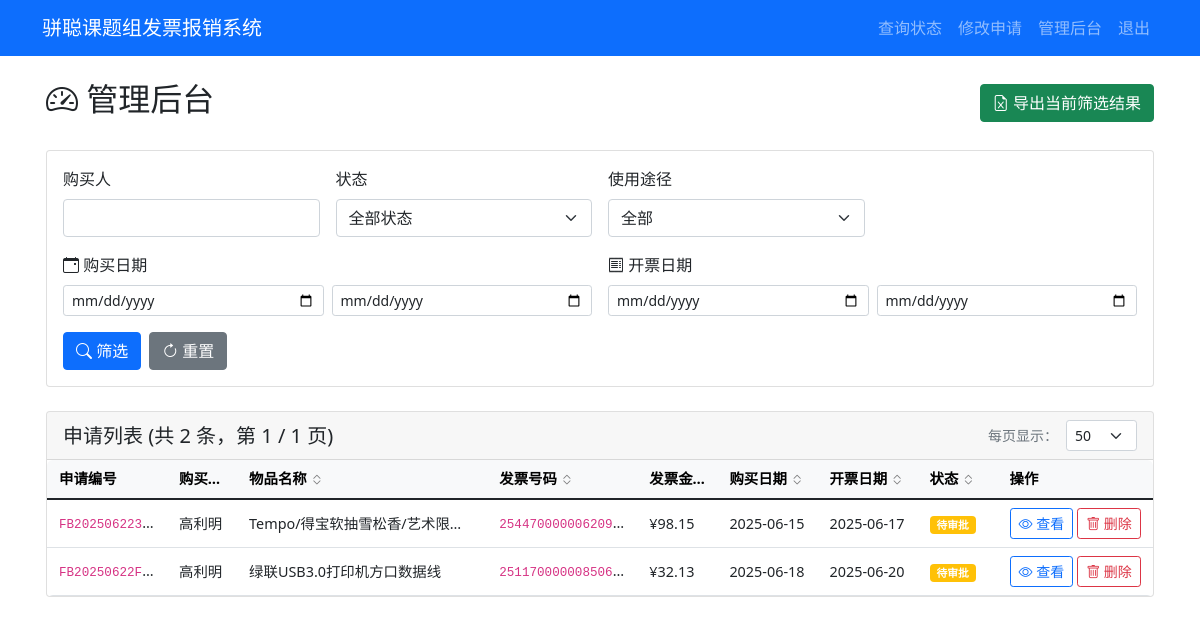
Page /admin/dashboard (signed in) on the earlier database version.
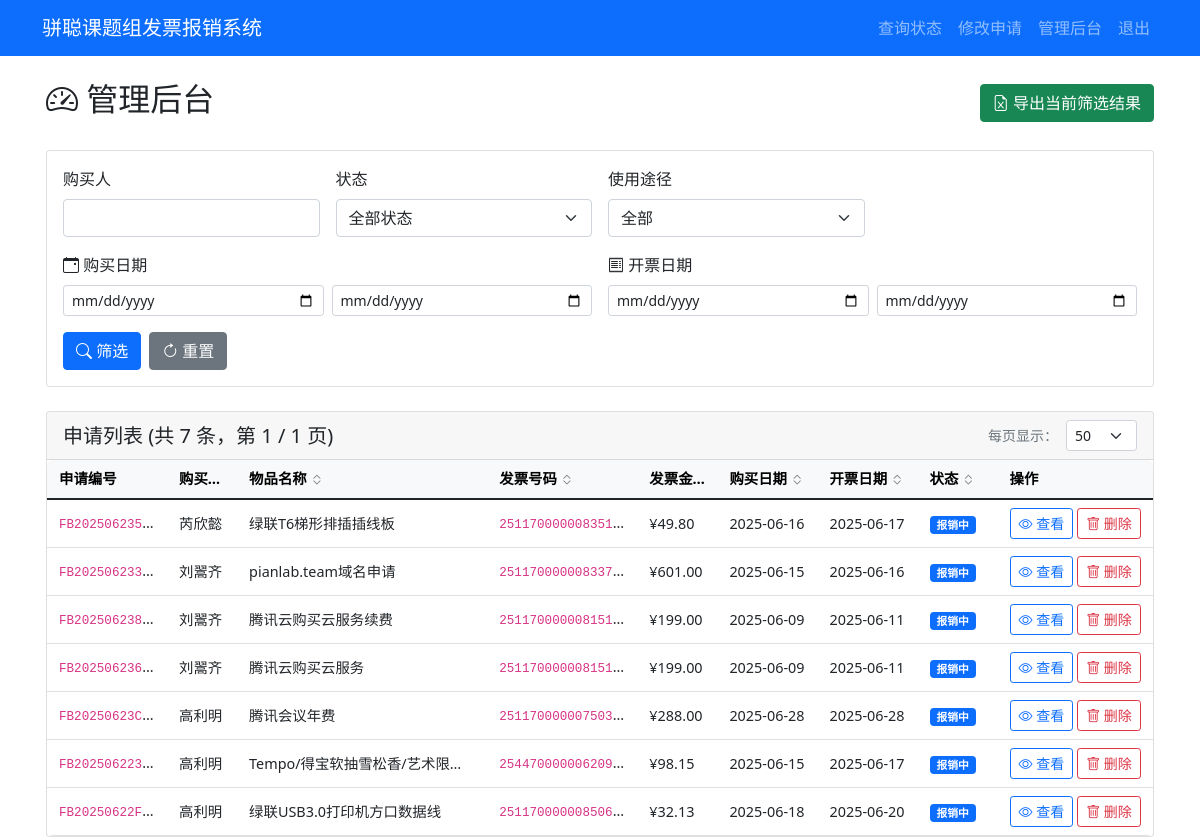
Same page on the later database version.
### tables this page shows
CREATE TABLE applications (
            id INTEGER PRIMARY KEY AUTOINCREMENT,
            app_number TEXT UNIQUE NOT NULL,
            purchaser TEXT NOT NULL,
            purchase_details TEXT,
            item_name TEXT NOT NULL,
            product_link TEXT,
            usage_type TEXT NOT NULL,
            item_type TEXT NOT NULL,
            quantity INTEGER NOT NULL,
            purchase_time DATE NOT NULL,
            invoice_number TEXT NOT NULL,
            invoice_amount REAL NOT NULL,
            invoice_date DATE NOT NULL,
            status TEXT DEFAULT '待审批',
            approval_comment TEXT,
            created_at TIMESTAMP DEFAULT CURRENT_TIMESTAMP,
            updated_at TIMESTAMP DEFAULT CURRENT_TIMESTAMP
        );

### app.py (the view)
        def wrapper(*args, **kwargs):
            user = session.get('admin_username', 'anonymous')
            details = f"操作: {operation_type}, 用户: {user}, URL: {request.url}"
            if kwargs.get('app_number'):
                details += f", 申请编号: {kwargs['app_number']}"
            elif kwargs.get('filename'):
                details += f", 文件名: {kwargs['filename']}"
            if request.method == 'POST':
                form_data = {k: '***' if k == 'password' else v for k, v in request.form.items()}
                details += f", 表单数据: {form_data}"
            if request.args:
                details += f", 查询参数: {dict(request.args)}"
            try:
                result = f(*args, **kwargs)
                app.logger.info(f"{details}, 结果: 成功")
                return result
            except Exception as e:
                app.logger.error(f"{details}, 结果: 失败, 错误: {str(e)}", exc_info=True)
                raise

### templates/admin_dashboard.html (shortened to what this page needs)
{% extends "base.html" %}
{% block content %}
<div class="container-fluid">
    <div class="d-flex justify-content-between align-items-center mb-4">
        <h2><i class="bi bi-speedometer2"></i> 管理后台</h2>
        <div>
            <a href="{{ url_for('export_excel', **request.args) }}" class="btn btn-success">
                <i class="bi bi-file-earmark-excel"></i> 导出当前筛选结果
            </a>
        </div>
    </div>
    <div class="card mb-4">
        <div class="card-body">
            <form method="get">
                <div class="row g-3 mb-3">
                    <div class="col-md-3">
                        <label for="purchaser" class="form-label">购买人</label>
                        <input type="text" class="form-control" id="purchaser" name="purchaser"
                            value="{{ request.args.get('purchaser', '') }}">
                    </div>
                    <div class="col-md-3">
                        <label for="status" class="form-label">状态</label>
                        <select class="form-select" id="status" name="status">
                            <option value="">全部状态</option>
                        </select>
                    </div>
                    <div class="col-md-3">
                        <label for="usage" class="form-label">使用途径</label>
                        <select class="form-select" id="usage" name="usage">
                            <option value="">全部</option>
                        </select>
                    </div>
                </div>
                <div class="row g-3 mb-3">
                    <div class="col-md-6">
                        <label class="form-label"><i class="bi bi-calendar-event"></i> 购买日期</label>
                        <div class="row g-2">
                            <div class="col-6">
                                <input type="date" class="form-control form-control-sm" name="purchase_date_start"
                                    value="{{ request.args.get('purchase_date_start', '') }}" placeholder="开始日期">
                            </div>
                            <div class="col-6">
                                <input type="date" class="form-control form-control-sm" name="purchase_date_end"
                                    value="{{ request.args.get('purchase_date_end', '') }}" placeholder="结束日期">
                            </div>
                        </div>
                    </div>
                    <div class="col-md-6">
                        <label class="form-label"><i class="bi bi-receipt"></i> 开票日期</label>
                        <div class="row g-2">
                            <div class="col-6">
                                <input type="date" class="form-control form-control-sm" name="invoice_date_start"
                                    value="{{ request.args.get('invoice_date_start', '') }}" placeholder="开始日期">
                            </div>
                            <div class="col-6">
                                <input type="date" class="form-control form-control-sm" name="invoice_date_end"
                                    value="{{ request.args.get('invoice_date_end', '') }}" placeholder="结束日期">
                            </div>
                        </div>
                    </div>
                </div>
                <div class="d-flex gap-2">
                    <button type="submit" class="btn btn-primary">
                        <i class="bi bi-search"></i> 筛选
                    </button>
                    <a href="{{ url_for('admin_dashboard') }}" class="btn btn-secondary">
                        <i class="bi bi-arrow-clockwise"></i> 重置
                    </a>
                </div>
            </form>
        </div>
    </div>
    <div class="card">
        <div class="card-header d-flex justify-content-between align-items-center">
            <h5 class="mb-0">申请列表 (共 {{ total_count }} 条，第 {{ page }} / {{ total_pages }} 页)</h5>
            <div class="d-flex align-items-center gap-2">
                <small class="text-muted">每页显示：</small>
                <select class="form-select form-select-sm" style="width: auto;" onchange="changePerPage(this.value)">
                    <option value="50" {% if per_page==50 %}selected{% endif %}>50</option>
                </select>
            </div>
        </div>
        <div class="table-responsive">
            <table class="table table-hover table-auto mb-0">
                <thead class="table-light">
                    <tr>
                        <th class="col-app-number">申请编号</th>
                        <th class="sortable col-purchaser" data-sort="purchaser">
                            购买人
                            <i class="bi bi-chevron-expand sort-icon"></i>
                        </th>
                        <th class="sortable col-item-name" data-sort="item_name">
                            物品名称
                            <i class="bi bi-chevron-expand sort-icon"></i>
                        </th>
                        <th class="sortable col-invoice-number" data-sort="invoice_number">
                            发票号码
                            <i class="bi bi-chevron-expand sort-icon"></i>
                        </th>
                        <th class="sortable col-amount" data-sort="invoice_amount">
                            发票金额
                            <i class="bi bi-chevron-expand sort-icon"></i>
                        </th>
                        <th class="sortable col-date" data-sort="purchase_time">
                            购买日期
                            <i class="bi bi-chevron-expand sort-icon"></i>
                        </th>
                        <th class="sortable col-date" data-sort="invoice_date">
                            开票日期
                            <i class="bi bi-chevron-expand sort-icon"></i>
                        </th>
                        <th class="sortable col-status" data-sort="status">
                            状态
                            <i class="bi bi-chevron-expand sort-icon"></i>
                        </th>
                        <th class="col-actions">操作</th>
                    </tr>
                </thead>
                <tbody>
                    {% for app in applications %}
                    <tr>
                        <td class="col-app-number" title="{{ app[1] }}"><code>{{ app[1] }}</code></td>
                        <td class="col-purchaser" title="{{ app[2] }}">{{ app[2] }}</td>
                        <td class="col-item-name" title="{{ app[4] }}">{{ app[4] }}</td>
                        <td class="col-invoice-number" title="{{ app[10] }}"><code>{{ app[10] }}</code></td>
                        <td class="col-amount">¥{{ "%.2f"|format(app[11]) }}</td>
                        <td class="col-date">{{ app[9] }}</td>
                        <td class="col-date">{{ app[12] }}</td>
                        <td class="col-status">
                            {% if app[13] == '待审批' %}
                            <span class="badge bg-warning">{{ app[13] }}</span>
                            {% elif app[13] == '报销中' %}
                            <span class="badge bg-primary">{{ app[13] }}</span>
                            {% elif app[13] == '已报销' %}
                            <span class="badge bg-success">{{ app[13] }}</span>
                            {% elif app[13] == '驳回' %}
                            <span class="badge bg-danger">{{ app[13] }}</span>
                            {% endif %}
                        </td>
                        <td class="col-actions">
                            <div class="d-flex gap-1">
                                <a href="{{ url_for('admin_application_detail', app_number=app[1]) }}"
                                    class="btn btn-sm btn-outline-primary">
                                    <i class="bi bi-eye"></i> 查看
                                </a>
                                <button type="button" class="btn btn-sm btn-outline-danger"
                                    onclick="confirmDelete('{{ app[1] }}', '{{ app[2] }}', '{{ app[4] }}')">
                                    <i class="bi bi-trash"></i> 删除
                                </button>
                            </div>
                        </td>
                    </tr>
                    {% else %}
                    <tr>
                        <td colspan="9" class="text-center text-muted py-4">暂无申请记录</td>
                    </tr>
                    {% endfor %}
                </tbody>
            </table>
        </div>
    </div>
</div>
{% endblock %}

### templates/base.html (shortened to what this page needs)
<!DOCTYPE html>
<html lang="zh-CN">
<head>
    <link href="https://cdn.jsdelivr.net/npm/bootstrap@5.1.3/dist/css/bootstrap.min.css" rel="stylesheet">
    <link href="https://cdn.jsdelivr.net/npm/bootstrap-icons@1.7.2/font/bootstrap-icons.css" rel="stylesheet">
</head>
<body>
    <nav class="navbar navbar-expand-lg navbar-dark bg-primary">
        <div class="container">
            <a class="navbar-brand" href="{{ url_for('index') }}">骈聪课题组发票报销系统</a>
            <div class="navbar-nav ms-auto">
                <a class="nav-link" href="{{ url_for('query_status') }}">查询状态</a>
                <a class="nav-link" href="{{ url_for('edit_application_page') }}">修改申请</a>
                {% if session.admin_logged_in %}
                <a class="nav-link" href="{{ url_for('admin_dashboard') }}">管理后台</a>
                <a class="nav-link" href="{{ url_for('admin_logout') }}">退出</a>
                {% else %}
                <a class="nav-link" href="{{ url_for('admin_login') }}">管理员登录</a>
                {% endif %}
            </div>
        </div>
    </nav>
        {% block content %}{% endblock %}
</body>
</html>

### templates/admin_dashboard.html (style rules this page uses)
.sortable { cursor: pointer; user-select: none; }
.sort-icon { font-size: 0.8rem; opacity: 0.5; }
.table-responsive { overflow-x: auto; border-radius: 0.375rem; }
.table-auto { table-layout: auto; white-space: nowrap; margin-bottom: 0; font-size: 0.9rem; }
.table-auto td, .table-auto th { white-space: nowrap; overflow: hidden; text-overflow: ellipsis; max-width: 0; padding: 0.5rem 0.75rem; vertical-align: middle; }
.table-auto .col-app-number { min-width: 100px; max-width: 120px; }
.table-auto .col-purchaser { min-width: 30px; max-width: 70px; }
.table-auto .col-item-name { min-width: 150px; max-width: 250px; }
.table-auto .col-invoice-number { min-width: 100px; max-width: 150px; }
.table-auto .col-amount { min-width: 50px; max-width: 80px; }
.table-auto .col-date { min-width: 100px; max-width: 110px; }
.table-auto .col-status { min-width: 80px; max-width: 90px; }
.table-auto .col-actions { min-width: 140px; max-width: 160px; white-space: normal; }
.container-fluid { max-width: 95%; padding-left: 1rem; padding-right: 1rem; }

Differences in the rows shown:
added applications: app_number "FB202506235…", purchaser "芮欣懿", item_name "绿联T6梯形排插插线板", invoice_number "251170000008351…", invoice_amount "49.80", purchase_time "2025-06-16", invoice_date "2025-06-17", status "报销中"
added applications: app_number "FB202506233…", purchaser "刘翯齐", item_name "pianlab.team域名申请", invoice_number "251170000008337…", invoice_amount "601.00", purchase_time "2025-06-15", invoice_date "2025-06-16", status "报销中"
added applications: app_number "FB202506238…", purchaser "刘翯齐", item_name "腾讯云购买云服务续费", invoice_number "251170000008151…", invoice_amount "199.00", purchase_time "2025-06-09", invoice_date "2025-06-11", status "报销中"
added applications: app_number "FB202506236…", purchaser "刘翯齐", item_name "腾讯云购买云服务", invoice_number "251170000008151…", invoice_amount "199.00", purchase_time "2025-06-09", invoice_date "2025-06-11", status "报销中"
added applications: app_number "FB20250623C…", purchaser "高利明", item_name "腾讯会议年费", invoice_number "251170000007503…", invoice_amount "288.00", purchase_time "2025-06-28", invoice_date "2025-06-28", status "报销中"
changed applications "Tempo/得宝软抽雪松香/艺术限…": status "待审批" → "报销中"
changed applications "绿联USB3.0打印机方口数据线": status "待审批" → "报销中"
Other differences:
{{ total_count }}: "2" → "7"
